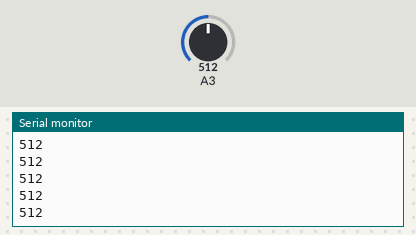
The sketch below on a simulated Arduino Uno, built with avr-gcc and run on an emulated ATmega328P. On the bench: the last lines printed to the serial monitor. The test bench sets the inputs (shaded band); at power-on: A3 = 512.

Above: at 1.2 s.
1.3 s: A3 set to 716
At 1.31 s:
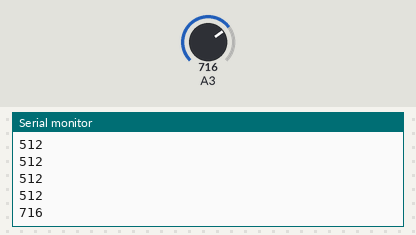
2.8 s: A3 set to 900
At 2.81 s:
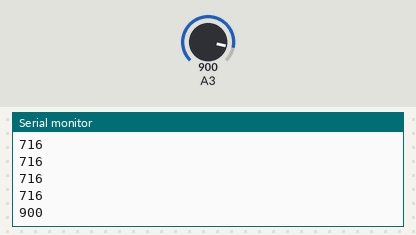
Timing chart, 0 to 5.8 s (numbered marks = the images above; inputs shaded):
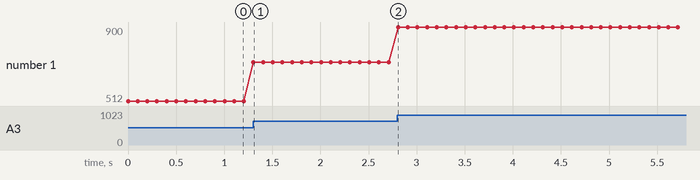

The sketch:

20260311_PW3_InputTest_v0.3.ino
```cpp
void setup() {
  pinMode(A3, INPUT);
  Serial.begin(9600);
}

void loop() {
  Serial.println(analogRead(A3));
  delay(100);

}
```

Measured:
- after the input at 1.3 s, the serial monitor: prints a new line at once (image 1)
- after the input at 2.8 s, the serial monitor: prints a new line at once (image 2)
- plotted number 1: 512 → 716 after the input at 1.3 s, 716 → 900 after the input at 2.8 s
